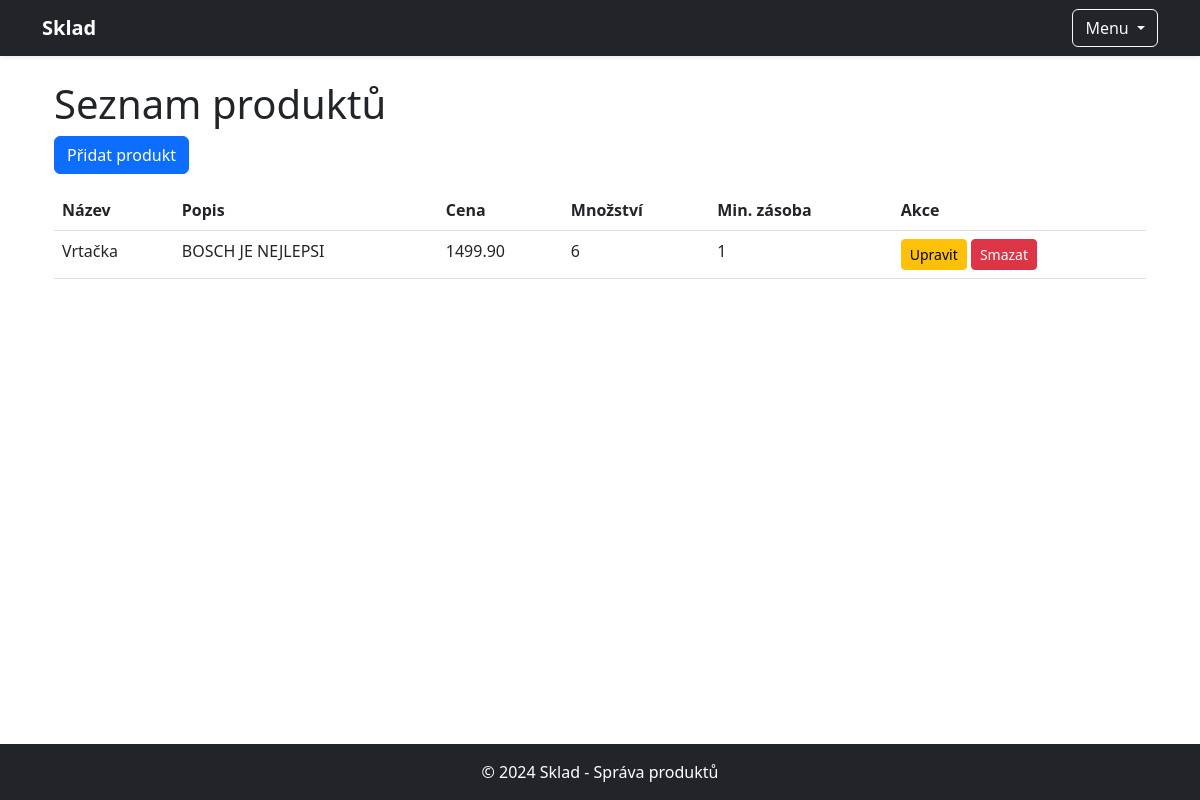
/produkty/, run on an earlier commit of the app's database.
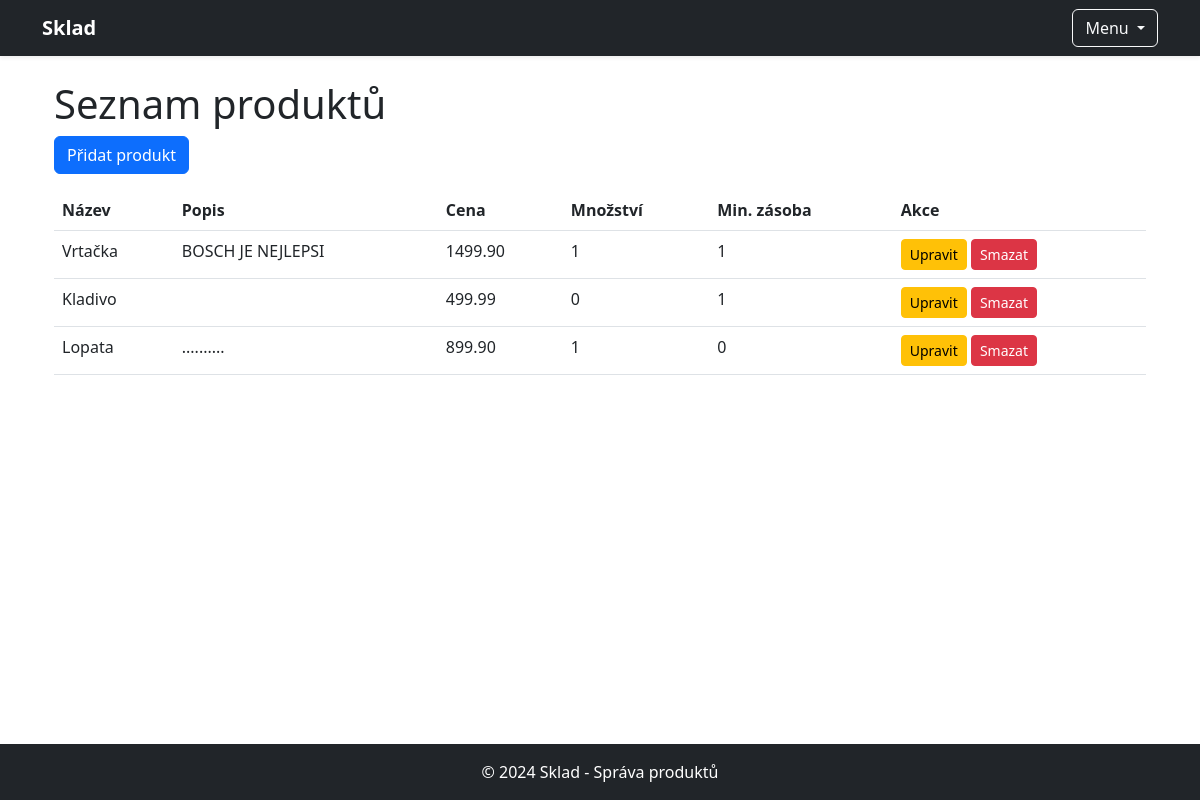
And on a later commit of the database.
### sklad/models.py (models this page shows, shortened)
class Produkt(models.Model):
    nazev = models.CharField(max_length=200)
    popis = models.TextField(blank=True)
    cena = models.DecimalField(max_digits=10, decimal_places=2)
    mnozstvi = models.PositiveIntegerField()
    min_zasoba = models.PositiveIntegerField(default=0)
    uzivatel = models.ForeignKey(User, on_delete=models.SET_NULL, null=True, blank=True)  # Cizí klíč na uživatele

### sklad/views.py (the view)
# urls.py: path('produkty/', views.produkty, name='produkty'),
def produkty(request):
    produkty = Produkt.objects.all()
    return render(request, 'sklad/produkty.html', {'produkty': produkty})

### sklad/templates/sklad/produkty.html
{% extends 'sklad/base.html' %}
{% block content %}
<div class="container">
    <h1>Seznam produktů</h1>
    <a href="{% url 'pridat_produkty' %}" class="btn btn-primary mb-3">Přidat produkt</a>
    <table class="table">
        <thead>
        <tr>
            <th>Název</th>
            <th>Popis</th>
            <th>Cena</th>
            <th>Množství</th>
            <th>Min. zásoba</th>
            <th>Akce</th>
        </tr>
        </thead>
        <tbody>
        {% for produkt in produkty %}
        <tr>
            <td>{{ produkt.nazev }}</td>
            <td>{{ produkt.popis }}</td>
            <td>{{ produkt.cena }}</td>
            <td>{{ produkt.mnozstvi }}</td>
            <td>{{ produkt.min_zasoba }}</td>
            <td>
                <a href="{% url 'upravit_produkt' produkt.id %}" class="btn btn-warning btn-sm">Upravit</a>
                <a href="{% url 'smazat_produkt' produkt.id %}" class="btn btn-danger btn-sm">Smazat</a>
            </td>
        </tr>
        {% endfor %}
        </tbody>
    </table>
</div>
{% endblock %}

What changed in the data, as far as the page shows it:
changed Produkt "Vrtačka": mnozstvi "6" → "1"
added Produkt: nazev "Kladivo", cena "499.99", mnozstvi "0", min_zasoba "1"
added Produkt: nazev "Lopata", popis "..........", cena "899.90", mnozstvi "1", min_zasoba "0"
